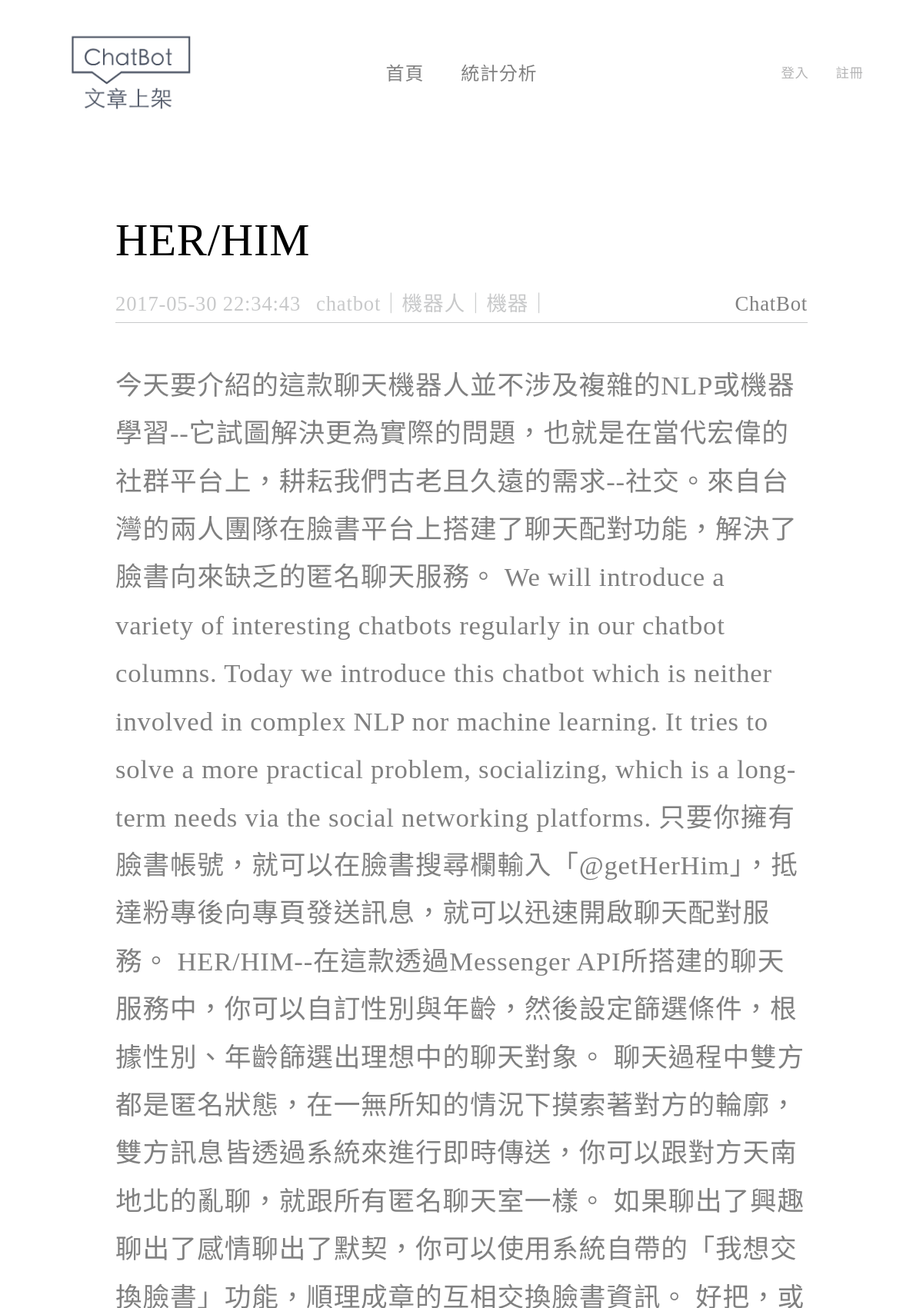
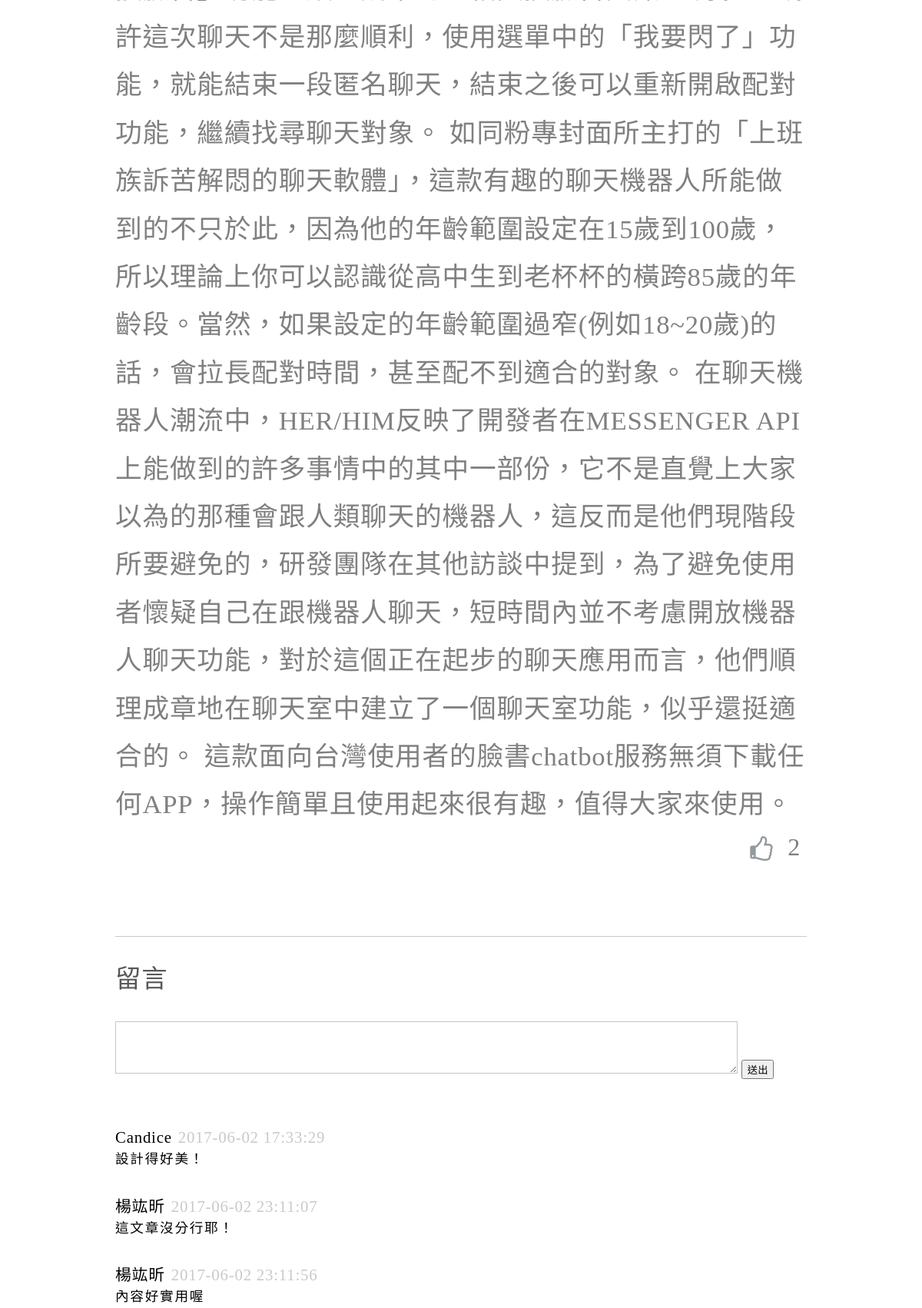
Screenshot of /PHP_Final_Project_108th/index.php/articles/9 (upper part) with the database file from the repository (2 pictures, top to bottom).
### tables this page shows
CREATE TABLE `articles` (
  `id` int(11) NOT NULL,
  `user_id` int(11) DEFAULT NULL,
  `created_at` datetime NOT NULL DEFAULT CURRENT_TIMESTAMP,
  `updated_at` datetime NOT NULL DEFAULT CURRENT_TIMESTAMP ON UPDATE CURRENT_TIMESTAMP,
  `content` text NOT NULL,
  `title` varchar(50) NOT NULL,
  `url` varchar(256) DEFAULT NULL,
  `views` int(11) NOT NULL DEFAULT '0',
  `pic_url` varchar(256) DEFAULT NULL,
  `status` enum('active','inactive','refuse') NOT NULL DEFAULT 'inactive'
);

CREATE TABLE `comments` (
  `id` int(11) NOT NULL,
  `user_id` int(11) DEFAULT NULL,
  `article_id` int(11) DEFAULT NULL,
  `message` varchar(256) NOT NULL,
  `created_at` datetime NOT NULL DEFAULT CURRENT_TIMESTAMP,
  `updated_at` datetime NOT NULL DEFAULT CURRENT_TIMESTAMP ON UPDATE CURRENT_TIMESTAMP
);

CREATE TABLE `users` (
  `id` int(11) NOT NULL,
  `email` varchar(50) NOT NULL,
  `password` varchar(50) NOT NULL,
  `name` varchar(50) DEFAULT NULL,
  `created_at` datetime NOT NULL DEFAULT CURRENT_TIMESTAMP,
  `updated_at` datetime NOT NULL DEFAULT CURRENT_TIMESTAMP ON UPDATE CURRENT_TIMESTAMP,
  `is_admin` varchar(1) DEFAULT NULL
);

### PHP_Final_Project_108th/application/controllers/Articles.php (called while the page is built, shortened)
<?php
class Articles extends CI_Controller
{
    private $tags;
    public function __construct()
    {
        $this->load->model('article_model');
        $this->load->model('comment_model');
        $this->load->model('user_model');
        $this->load->model('like_model');
        $this->load->helper('form');
        $this->load->library('form_validation');
        $this->load->model("tag_model");
        $data = $this->tag_model->get_all();
        $this->tags = [];
        foreach ($data as $row) {
            $this->tags[$row->id] = $row->name;
        }
    }
    public function show($id = null)
    {
        $data['article'] = $this->article_model->get($id);
        $data['comments'] = $this->comment_model->find_by_article($id);
        $data['author'] = $this->user_model->find($data['article']['user_id']);
        $data['likes'] = $this->like_model->article_likes($id);
        $user_id = null;
        $data['liked'] = $this->like_model->is_exists($user_id, $id);
        if (!empty($data['comments'])) {
            $user_ids = array();
            foreach ($data['comments'] as $comment) {
                if (!empty($comment['user_id'])) {
                    array_push($user_ids, $comment['user_id']);
                }
            }
            $data['users'] = $this->user_model->find_by_ids($user_ids);
        }
        $data['tags'] = $this->tags;
        $article_tags = $this->tag_model->get_tags($id);
        $data['article_tag'] = [];
        foreach ($article_tags as $tag) {
            $data['article_tag'][] = $tag->tag_id;
        }
        $this->load->view('templates/header');
        $this->load->view('articles/show', $data);
        $this->load->view('templates/footer');
    }
}

### PHP_Final_Project_108th/index.php (called while the page is built, shortened)
<?php
require_once BASEPATH.'core/CodeIgniter.php';

### PHP_Final_Project_108th/application/models/Article_model.php (called while the page is built, shortened)
<?php
class Article_model extends CI_Model
{
    public function get($id)
    {
        $this->db->where('id', $id);
        $query = $this->db->get('articles');
        return $query->row_array();
    }
}

### PHP_Final_Project_108th/application/models/Comment_model.php (called while the page is built, shortened)
<?php
class Comment_model extends CI_Model
{
    public function find_by_article($article_id)
    {
        $this->db->where('article_id', $article_id);
        $query = $this->db->get('comments');
        return $query->result_array();
    }
}

### PHP_Final_Project_108th/application/models/User_model.php (called while the page is built, shortened)
<?php
class User_model extends CI_Model
{
    public function find_by_ids($user_ids)
    {
        $user_ids = array_values(array_unique($user_ids));
        $this->db->where_in('id', $user_ids);
        $query = $this->db->get('users');
        $users = $query->result_array();
        $result = array();
        foreach ($users as $user) {
            $result[$user['id']] = $user;
        }
        return $result;
    }
    public function find($user_id)
    {
        $this->db->where('id', $user_id);
        $query = $this->db->get('users');
        if ($query->num_rows() > 0) {
            return $query->row_array();
        } else {
            return null;
        }
    }
}

### PHP_Final_Project_108th/application/views/articles/show.php (the view, shortened to what this page needs)
<div class="article-page-wrap">
	<div class="article-page-content">
		<div class="article-page-title"><?php echo $article['title']; ?></div>
		<div class="article-page-intro">
			<div><p><?php echo $article['created_at']; ?></p></div>
			<div><p>
				<?php foreach ($article_tag as $tag) {
					echo "<label>" . $tags[$tag] . "</label>" . "｜";
				}
				?>
			</p></div>
			<?php if (!empty($article['url'])): ?>
			<a href="<?php echo $article['url']; ?>">ChatBot</a>
		<?php endif; ?>
		</div>
		<div class="article-page-word">
			<?php echo $article['content']; ?>
		</div>
	</div>
  <div class="comment-button">
    <div class="like-buttom">
			<?php if ($liked): ?>
				<a href="<?php echo site_url('articles/'.$article['id'].'/dislike'); ?>">
					<img src="<?php echo base_url('public/images/like.png'); ?>" alt="like">
				</a>
			<?php else: ?>
				<a href="<?php echo site_url('articles/'.$article['id'].'/like'); ?>">
					<img src="<?php echo base_url('public/images/like.png'); ?>" alt="like">
				</a>
			<?php endif; ?>
			<p><?php echo count($likes); ?></p>
	</div>
  </div>
	<div class="comment-wrap">
		<div class="comment-title">留言</div>
		<div class="leave-comment-wrap">
      <?php echo form_open('articles/'.$article['id'].'/comment') ?>
        <textarea class="leave-comment" name="message"></textarea>
        <input class="submit-button" type="submit" name="submit" value="送出" />
      </form>
		</div>
    <?php if (isset($comments)): ?>
      <?php foreach ($comments as $comment): ?>
        <div class="comment">
    			<div class="comment-body">
    				<div class="comment-header">
              <?php if (empty($comment['user_id'])): ?>
                <div class="comment-author-name">匿名留言</div>
              <?php else: ?>
                <div class="comment-author-name"><?php echo $users[$comment['user_id']]['name']; ?></div>
              <?php endif; ?>
    					<div class="comment-date"><?php echo $comment['created_at']; ?></div>
    				</div>
    				<div class="comment-content"><?php echo $comment['message']; ?></div>
    			</div>
    		</div>
      <?php endforeach; ?>
    <?php endif; ?>
	</div>
</div>

### PHP_Final_Project_108th/application/views/templates/header.php (shortened to what this page needs)
<!DOCTYPE html>
<html lang="zh-TW">
<head>
	<link rel = "stylesheet" type = "text/css" href = "<?php echo base_url('public/assets/all.css'); ?>" media="all">
	<link rel = "stylesheet" type = "text/css" href = "<?php echo base_url('public/assets/login.css'); ?>" media="all">
	<link rel = "stylesheet" type = "text/css" href = "<?php echo base_url('public/assets/article.css'); ?>" media="all">
	<link rel = "stylesheet" type = "text/css" href = "<?php echo base_url('public/assets/manage.css'); ?>" media="all">
</head>
<body class="corporate">
<div class="header" id="header">
	<div class="header-main">
		<a class="site-logo" href="<?php echo site_url(); ?>">
			<img src="<?php echo base_url('public/images/logo.png'); ?>" alt="Chatbot文章上架-logo">
		</a>
	    <div class="header-nav" id="nav">
	      <ul>
		     <li class="header-nav-item"><a href="<?php echo site_url(); ?>">首頁</a></li>
		    <li class="header-nav-item"><a href="<?php echo site_url('/chatbots/index'); ?>">統計分析</a></li>
	      </ul>
	    </div>
		<div class="lang-nav" id="nav">
			<?php if ($this->session->userdata('user')): ?>
				<?php if (isset($_SESSION['user']['is_admin']) && ($_SESSION['user']['is_admin']==true)): ?>
					<ul id="manage">
		            	<li><a href="<?php echo site_url('admin/users'); ?>">會員管理</a></li>
		    			<li><a href="<?php echo site_url('admin/articles'); ?>">文章管理</a></li>
		    		</ul>
	    		<?php endif; ?>
	    		<ul>
		    	<li><a href="<?php echo site_url('articles/my'); ?>">我的文章</a></li>
				<li><a href="<?php echo site_url('articles/create'); ?>">上傳文章</a></li>
				<li><a href="<?php echo site_url('sign_out') ?>">登出</a></li>
				</ul>
			<?php else: ?>
				<ul>
				<li><a href="<?php echo site_url('sign_in') ?>">登入</a></li>
				<li><a href="<?php echo site_url('sign_up') ?>">註冊</a></li>
			<?php endif; ?>
	    	</ul>
	    </div>
	</div>
</div>

### PHP_Final_Project_108th/application/views/templates/footer.php (shortened to what this page needs)
</body>
</html>

### PHP_Final_Project_108th/public/assets/all.css (style rules this page uses)
html, body, div, span, applet, object, iframe, h1, h2, h3, h4, h5, h6, p, blockquote, pre, a, abbr, acronym, address, big, cite, code, del, dfn, em, font, img, ins, kbd, q, s, samp, small, strike, strong, sub, sup, tt, var, b, u, i, center, dl, dt, dd, ol, ul, li, fieldset, form, label, legend, table, caption, tbody, tfoot, thead, tr, th, td { margin: 0; padding: 0; border: 0; outline: 0; font-size: 100%; vertical-align: baseline; background: transparent; }
body { line-height: 1; }
ol, ul { list-style: none; }
body { width: 100%; min-width: 320px; margin:0 auto; font-family: 'Noto Sans CJK TC Light Light'; }
.corporate { padding-top: 50px; letter-spacing: .05em }
.header { display: inline-flex; align-items: flex-end; width: 100vw; height: 60px; }
.header-main { width: 90vw; height: 60px; display: inline-flex; align-items: flex-end; margin: 0 auto; max-width: 1200px; display: flex; align-items: center; }
.site-logo { flex: 2; }
.site-logo img { height: 120px; left: 20px; }
.header-nav { flex: 2; display: flex; justify-content:center; }
.header-nav ul { list-style: none; margin: 0; display: -webkit-box; display: -moz-box; display: -ms-flexbox; display: -webkit-flex; display: flex; -webkit-flex-flow: row wrap; }
.header-nav a { text-decoration: none; display: block; padding-left: 1em; padding-right: 1em; color: #808080; }
.lang-nav { flex: 2; }
.lang-nav ul { list-style: none; margin: 0; float: right; display: -webkit-box; display: -moz-box; display: -ms-flexbox; display: -webkit-flex; display: flex; -webkit-flex-flow: row wrap; }
.lang-nav a { text-decoration: none; display: block; padding-left: 1em; padding-right: 1em; color: #b4b4b5; }
@media screen and (min-width: 1024px) and (max-width: 1280px) { .header-nav a { font-size: 18pt; } }
@media screen and (min-width: 1024px) and (max-width: 1280px) { .lang-nav a { font-size: 13pt; } }

### PHP_Final_Project_108th/public/assets/article.css (style rules this page uses)
.article-page-wrap { margin-top: 60px; margin-left:150px; margin-right: 150px; }
.article-page-title { margin-top: 50px; font-family: Noto Sans CJK TC DemiLight DemiLight; color: #000000; }
.article-page-intro { display: inline-flex; width: 100%; margin-top: 40px; padding-bottom: 10px; border-bottom: 1px solid #c8c9ca; font-family: Noto Sans CJK TC Light Light; color: #c8c9ca; }
.article-page-intro div:first-child { margin-right: 20px; }
.article-page-intro a { height: 35px; width: auto; position: absolute; right: 150px; text-decoration: none; color:#808080; }
.article-page-word { margin-top: 50px; font-family: Noto Sans CJK TC Light Light; color:#808080; }
.like-buttom { width: auto; position: absolute; right: 150px; text-decoration: none; color:#808080; display: -webkit-box; display: -moz-box; display: -ms-flexbox; display: -webkit-flex; display: flex; -webkit-flex-flow: row wrap; }
.like-buttom p { padding: 8px; text-align: center; font-size: 2rem; }
.comment-wrap { margin-top: 140px; border-top: 1px solid #c8c9ca; padding-top: 20px; }
.comment-title { font-size: 25pt; height: 70px; line-height: 70px; color: #595757; margin-bottom: 20px; }
.leave-comment-wrap { display: flex; -ms-flex-direction: row; -webkit-flex-direction: row; flex-direction: row; margin-bottom: 60px; }
.leave-comment-wrap form { width: 100%; }
.leave-comment-wrap form textarea { width: 90%; font-size: 1.3rem; line-height: 1.3; box-sizing: border-box; padding: 6px 12px; border: 1px solid #c5c5c5; background-color: #fff; vertical-align: baseline; }
.comment { display: flex; -ms-flex-direction: row; -webkit-flex-direction: row; flex-direction: row; margin-bottom: 20px; }
.comment-header { margin-bottom: 2px; display: -webkit-box; display: -moz-box; display: -ms-flexbox; display: -webkit-flex; display: flex; -webkit-flex-flow: row wrap; }
.comment-author-name { margin-right: 8px; color: var(--yt-primary-text-color); margin-bottom: 2px; font-size: 1.3rem; font-weight: 500; line-height: 2rem; }
.comment-date { font-size: 1.3rem; line-height: 2rem; color: #c8c9ca; }
.comment-content { display: block; margin-bottom: 16px; font-size: 1.1rem; letter-spacing: .1em }
.comment-button { display: -webkit-box; display: -moz-box; display: -ms-flexbox; display: -webkit-flex; display: flex; -webkit-flex-flow: row wrap; }
.comment-button a img { padding: 10px; }
@media screen and (min-width: 1024px) { .article-page-title { font-size: 44pt; } }
@media screen and (min-width: 1024px) { .article-page-intro { font-size: 20pt; } }
@media screen and (min-width: 1024px) { .article-page-word { font-size: 26pt; line-height: 1.8; } }

### rows the page displays
articles: title "HER/HIM", created_at "2017-05-30 22:34:43", content "今天要介紹的這款聊天機器人並不涉及複雜的NLP或機器學習--它試圖解決更為實際的問題，也就是在當代宏偉的社群平台上，耕耘我們古老且久遠的需求--社交。來自台灣的兩人團隊在臉書平台上搭建了聊天配對功能，解決了臉書向來缺乏的匿名聊天服務。 We will introduce a variety of interesting chatbots regularly in our chatbot columns. Today we introduce this chatbot which is neither involved in complex NLP nor machine learning. It tries to solve a more practical problem, socializing, which is a long-term needs via the social networking platforms. 只要你擁有臉書帳號，就可以在臉書搜尋欄輸入「@getHerHim」，抵達粉專後向專頁發送訊息，就可以迅速開啟聊天配對服務。 HER/HIM--在這款透過Messenger API所搭建的聊天服務中，你可以自訂性別與年齡，然後設定篩選條件，根據性別、年齡篩選出理想中的聊天對象。 聊天過程中雙方都是匿名狀態，在一無所知的情況下摸索著對方的輪廓，雙方訊息皆透過系統來進行即時傳送，你可以跟對方天南地北的亂聊，就跟所有匿名聊天室一樣。 如果聊出了興趣聊出了感情聊出了默契，你可以使用系統自帶的「我想交換臉書」功能，順理成章的互相交換臉書資訊。…"
comments: user.name "Candice", created_at "2017-06-02 17:33:29", message "設計得好美！"
comments: user.name "楊竑昕", created_at "2017-06-02 23:11:07", message "這文章沒分行耶！"
comments: user.name "楊竑昕", created_at "2017-06-02 23:11:56", message "內容好實用喔"

### other values shown
$tags[$tag] "chatbot"
$tags[$tag] "機器人"
$tags[$tag] "機器"
count($likes) "2"
